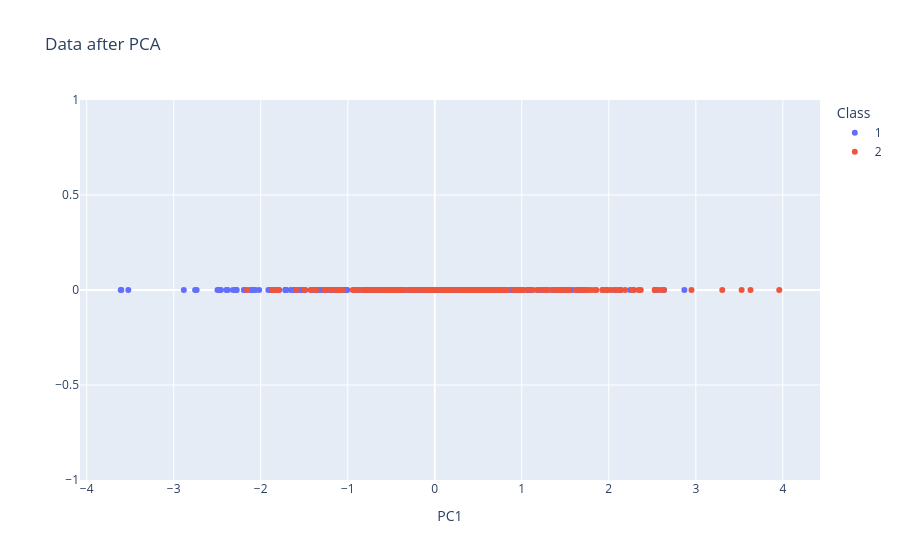

Write notebook code for a chart like this one.
### Markdown cell above
# Exercise 1

### Code cell
# Normalização Z-score
X1_normed = (X1.T - np.mean(X1.T, axis=0)) / np.std(X1.T, axis=0)

C = np.cov(X1_normed.T)
print("C=\n" + str(C) + "\n")

# Compute eigenvalues and eigenvectors
eigVal, eigVec = np.linalg.eigh(C)

# Order eigenvalues in descending order
ind = np.argsort(eigVal)[::-1]
eigVal = eigVal[ind]
eigVec = eigVec[:, ind]

# Eigenvectors
print("Eigenvectors=\n" + str(eigVec))

# Eigenvalues
print("Eigenvalues=\n" + str(eigVal) + "\n")

# Two most important eigenvectors
print("Two most important Eigenvectors=\n" + str(eigVec[:, 0:2]) + "\n")

# Compute variance explained by the  most important PC
explained_variance = (eigVal[0]) / np.sum(eigVal) * 100

print("Variance explained by the two most important PCs:")
print("R(%) =", explained_variance)

# Projeção dos dados no primeiro componente principal (PC1)
Xp = X1_normed @ eigVec[:, 0]          # shape (400,)
import plotly.express as px
px.scatter(x=Xp, y=np.zeros(len(Xp)), color=y1.astype(str),
           title="Data after PCA",
           labels=dict(x="PC1", y="", color="Class")).show()

### Figure 1 — Plotly figure (JSON) as saved in the notebook; plotly's stock layout.template omitted (floating-point values rounded to 4 significant figures; data arrays with more than 128 entries replaced by an {"elided": "..."} marker saying what was removed)
{"data": [{"hovertemplate": "Class=1<br>PC1=%{x}<br>=%{y}<extra></extra>", "legendgroup": "1", "marker": {"color": "#636efa", "symbol": "circle"}, "mode": "markers", "name": "1", "orientation": "v", "showlegend": true, "type": "scatter", "x": {"elided": "200 float values"}, "xaxis": "x", "y": {"elided": "200 int values"}, "yaxis": "y"}, {"hovertemplate": "Class=2<br>PC1=%{x}<br>=%{y}<extra></extra>", "legendgroup": "2", "marker": {"color": "#EF553B", "symbol": "circle"}, "mode": "markers", "name": "2", "orientation": "v", "showlegend": true, "type": "scatter", "x": {"elided": "200 float values"}, "xaxis": "x", "y": {"elided": "200 int values"}, "yaxis": "y"}], "layout": {"legend": {"title": {"text": "Class"}, "tracegroupgap": 0}, "title": {"text": "Data after PCA"}, "xaxis": {"anchor": "y", "domain": [0, 1], "title": {"text": "PC1"}}, "yaxis": {"anchor": "x", "domain": [0, 1], "title": {"text": ""}}}}
